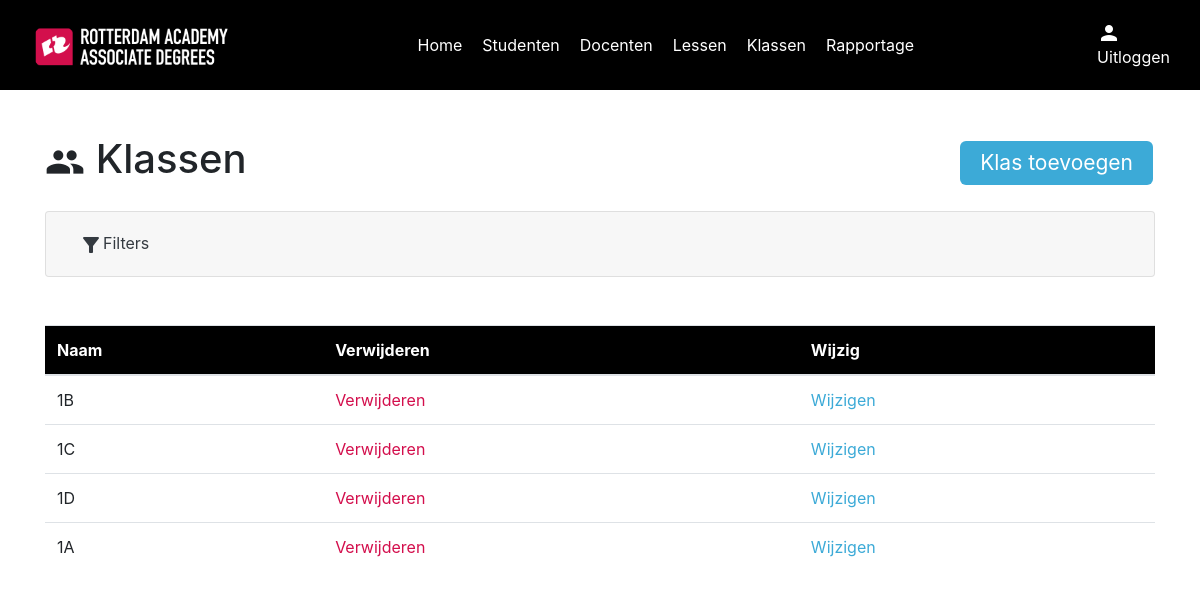
Before: /klassen_overzicht with the older database file.
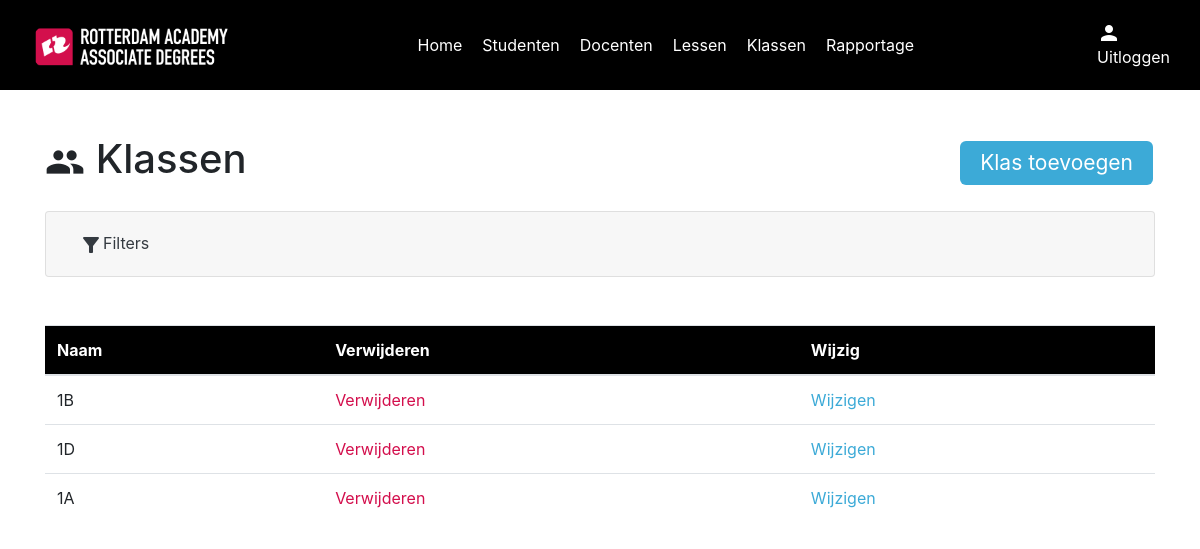
After: the same page with the newer database file.
### models/classModel.py (models this page shows)
class Class(db.Model):
    id = db.Column(db.Integer, primary_key=True)
    name = db.Column(db.String(100), nullable=False)
    student_classes = db.relationship('StudentClass', backref=db.backref('student', lazy=True))
    lessons = db.relationship('LessonClass', backref=db.backref('classes', lazy=True))
    def to_dict(self):
        return {
            'id': self.id,
            'name': self.name,
            'students': [{'id': s.student_id,
                          'name': s.student.name
                          } for s in self.student_classes],
        }

### routes/classRoutes.py (the view)
    @app.route("/klassen_overzicht")
    def classes_index():
        classes = ClassController.get_all_classes()
        return render_template(
            "classes/index.html", classes=classes
        )

### controllers/classController.py (called while the page is built)
    @staticmethod
    def get_all_classes():
        classes = Class.query.all()
        class_dict = [class_.to_dict() for class_ in classes]
        return class_dict

### routes/classRoutes.py (called while the page is built)
def setup_class_routes(app):
    @app.route("/klassen_overzicht")
    def classes_index():
        classes = ClassController.get_all_classes()
        return render_template(
            "classes/index.html", classes=classes
        )
    @app.route('/classes/', methods=['POST'])
    def create_class():
        return ClassController.create_class()
    @app.route('/classes/<id>', methods=['GET'])
    def show_class(id):
        return ClassController.show_class(id)
    @app.route('/classes/<id>', methods=['POST'])
    def update_class(id):
        return ClassController.update_class(id)
    @app.route('/classes/<id>', methods=['DELETE'])
    def delete_class(id):
        return ClassController.delete_class(id)
    @app.route('/classes/filter/<input>', methods=['GET'])
    def filter_classes(input):
        return ClassController.filter_classes(input)

### templates/classes/index.html (shortened to what this page needs)
{% include "layout.html" %}
{% block content %}
{% include "navigation.html" %}
<div class="container">
    <div class="index" id="classes">
        <div class="top-content">
            <h1><span class="material-icons" style="font-size: 40px;">group</span> Klassen</h1>
            <a href="#" class="button" id="btnCreate" data-toggle="modal" data-target="#classModal">
                Klas toevoegen</a>
        </div>
        <div class="accordion mb-5" id="filterAccordion">
            <div class="card">
              <div class="card-header" id="filterAccordionHeader">
                <h2 class="mb-0">
                  <button class="btn btn-link btn-block text-left text-dark" type="button" data-toggle="collapse" data-target="#collapseOne" aria-expanded="true" aria-controls="collapseOne">
                    <span class="material-icons">filter_alt</span>Filters
                  </button>
                </h2>
              </div>
            </div>
        </div>
        <table class="table">
            <thead style="background-color: black; color: #fff;">
            <tr>
                <th scope="Name">Naam</th>
                <th scope="Delete">Verwijderen</th>
                <th scope="Change">Wijzig</th>
            </tr>
            </thead>
            <tbody>
            {% for class in classes %}
            <tr>
                <td>{{ class.name }}</td>
                <td><a href="#" class="red showDeleteRowModal" data-id="{{ class.id }}" data-toggle="modal" data-target="#deleteRowConfirmation">Verwijderen</a></td>
                <td><a href="#" class="blue" data-id="{{ class.id }}" id="btnEdit" data-toggle="modal"
                    data-target="#classModal">Wijzigen</a></td>
            </tr>
            {% endfor %}
            </tbody>
        </table>
    </div>
</div>
{% endblock %}

### templates/layout.html (shortened to what this page needs)
<!DOCTYPE html>
<html lang="en">
<head>
    <link rel="stylesheet" href="https://cdn.jsdelivr.net/npm/bootstrap@4.4.1/dist/css/bootstrap.min.css"
>
    <link rel="stylesheet" type="text/css" href="https://cdn.jsdelivr.net/npm/pikaday/css/pikaday.css">
    <link rel="stylesheet" href="/static/css/style.css" type="text/css"/>
    <link rel="stylesheet" href="https://cdnjs.cloudflare.com/ajax/libs/font-awesome/6.3.0/css/all.min.css"
          type="text/css"/>
</head>
<body>
</body>
</html>

### templates/navigation.html (shortened to what this page needs)
{% if current_user.role != 1 %}
<nav class="navigation">
    <div class="nav_container">
        <a href="/index">
            <img src="/static/assets/ra_logo.png" alt="RAC logo"/>
        </a>
        <div class="links">
            <a href="/index">Home</a>
            <a href="/studenten_overzicht">Studenten</a>
            {% if current_user.role != 2 %}
            <a href="/docenten_overzicht">Docenten</a>
            {% endif %}
            <a href="/lessen_overzicht">Lessen</a>
            <a href="/klassen_overzicht">Klassen</a>
            <a href="/rapportage">Rapportage</a>
        </div>
        <div class="account">
            <div class="user">
                <span class="material-icons">person</span>
            </div>
            <a href="/logout">Uitloggen</a>
        </div>
    </div>
</nav>
{% endif %}

### static/css/style.css (style rules this page uses)
:root { --black: #000; --white: #fff; --racRed: #D30E4C; --racBlue: #3CAAD7; --textColor: #272727; }
.container { position: relative; top: 90px; }
.navigation .nav_container { width: 1140px; margin: 0 auto; padding: unset; padding-top: 120px; }
.navigation { top: 0; background-color: var(--black); position: fixed; width: 100%; height: 90px; z-index: 10; }
.navigation .nav_container { padding-top: unset; height: 100%; display: flex; align-items: center; justify-content: space-between; gap: 20px; }
.navigation img { height: 45px; }
.navigation .links { display: flex; justify-content: space-between; gap: 20px; }
.navigation a { color: var(--white); }
.navigation .material-icons { color: var(--white); }
.navigation .user { display: flex; justify-content: space-between; align-items: center; color: var(--white); }
.button { background-color: var(--racBlue); border: none; color: var(--white); padding: 6px 20px; text-align: center; display: inline-block; font-size: 21px; margin: 4px 2px; border-radius: 6px; }
.red { color: var(--racRed) !important; }
.blue { color: var(--racBlue) !important; }
.index .top-content { display: flex; justify-content: space-between; align-items: center; margin: 45px 0 20px 0; }
.material-icons { vertical-align: middle; }

Changed rows visible on the page:
removed Class: name "1C"
